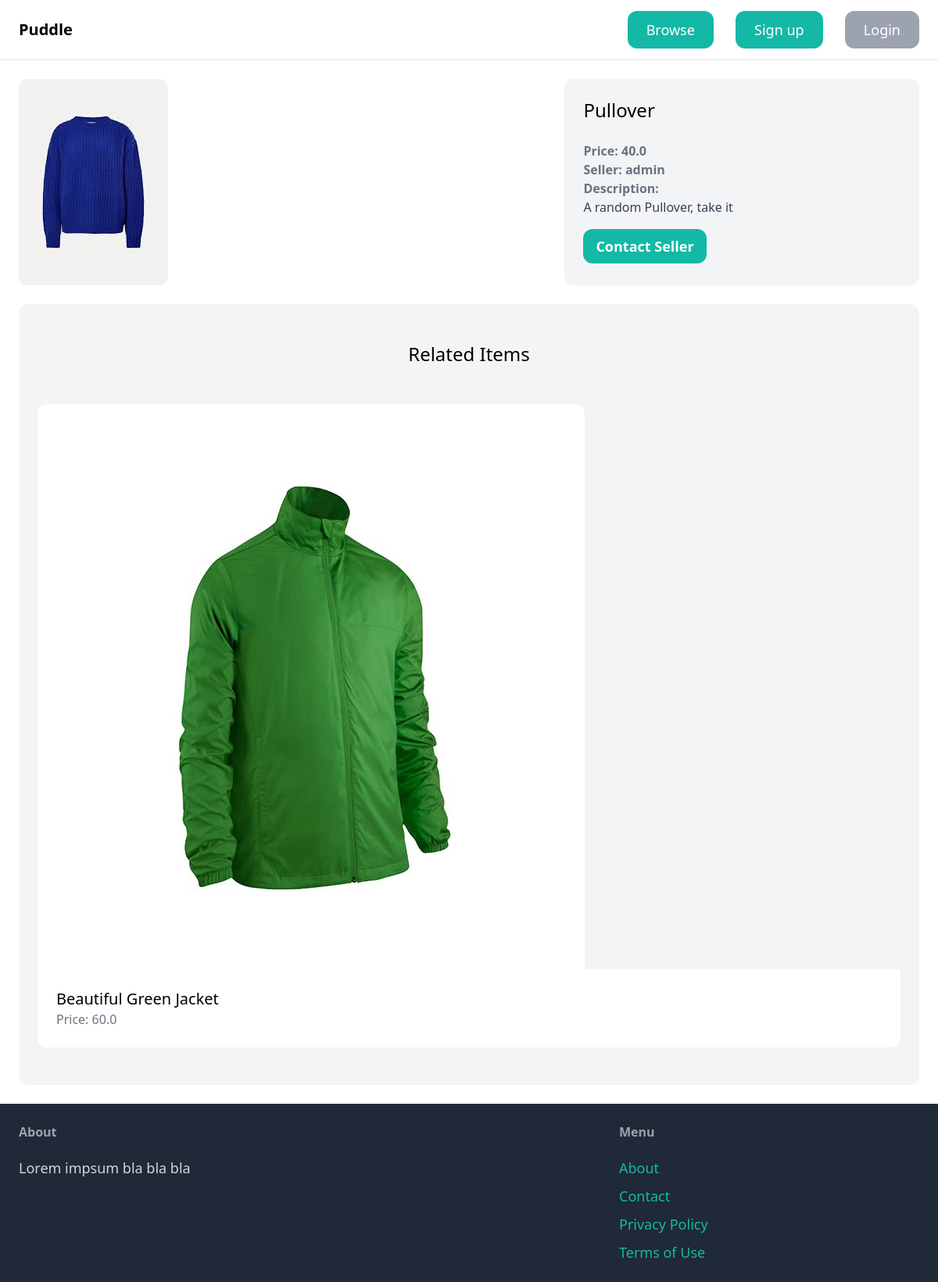
Screenshot of /items/2/ with the database file from the repository.
### item/models.py (models this page shows, shortened)
class Item(models.Model):
    category = models.ForeignKey(
        Category, related_name='items', on_delete=models.CASCADE)
    name = models.CharField(max_length=255)
    description = models.TextField(blank=True, null=True)
    price = models.FloatField()
    image = models.ImageField(upload_to='item_images/', blank=True, null=True)
    is_present = models.BooleanField(default=True)
    created_by = models.ForeignKey(
        User, related_name='items', on_delete=models.CASCADE)
    created_at = models.DateTimeField(auto_now_add=True)

### item/views.py (the view)
# urls.py: path('<int:pk>/', views.detail, name='detail'),
def detail(request, pk):
    item = get_object_or_404(Item, pk=pk)
    related_items = Item.objects.filter(
        category=item.category, is_present=True).exclude(pk=pk)[0:3]
    return render(request, 'item/detail.html', {
        'item': item,
        'related_items': related_items,
    })

### item/templates/item/detail.html (shortened to what this page needs)
{% extends 'core/base.html' %}
{% block content %}
<div class="grid grid-cols-5 gap-3">
    <div class="col-span-3">
        <img src="{{item.image.url}}" class="rounded-xl">
    </div>
    <div class="col-span-2 p-6 bg-gray-100 rounded-xl">
        <h1 class="mb-6 text-2xl">{{item.name}}</h1>
        <p class="text-gray-500"><strong>Price: {{item.price}}</strong></p>
        <p class="text-gray-500"><strong>Seller: {{item.created_by.username}}</strong></p>
        {% if item.description %}
        <p class="text-gray-700">
            <strong class="text-gray-500">Description: </strong><br>
            {{item.description}}
        </p>
        {% endif %}
        {% if request.user == item.created_by %}
            <div class="mt-6 p-6 bg-white rounded-xl">
                <p>This is your item</p>
                <a href="{% url 'item:edit' item.id %}" class="inline-block mt-6 px-6 py-3 text-lg font-semibold bg-blue-500 text-white rounded-xl">Edit</a>
                <a href="{% url 'item:delete' item.id %}" class="inline-block mt-6 px-6 py-3 text-lg font-semibold bg-red-500 text-white rounded-xl">Delete</a>
            </div>
        {% else %}
        <a href="{% url 'conversation:new' item.id %}" class="inline-block mt-4 px-4 py-2 text-lg font-semibold bg-teal-500 text-white rounded-xl hover:bg-teal-700">Contact Seller</a>
        {% endif %}
    </div>
</div>
<div class="mt-6 px-6 py-12 bg-gray-100 rounded-xl">
    <h2 class="mb-12 text-2xl text-center">Related Items</h2>
    <div class="grid grid-colors-3 gap-3">
        {% for item in related_items %}
        <div>
            <a href="{% url 'item:detail' item.id %}">
                <div>
                    <img src="{{ item.image.url }}" class="rounded-t-xl">
                </div>
                <div class="p-6 bg-white rounded-b-xl">
                    <h2 class="text-xl">{{item.name}}</h2>
                    <p class="text-gray-500">Price: {{item.price}}</p>
                </div>
            </a>
        </div>
        {% endfor %}
    </div>
</div>
{% endblock %}

### rows the page displays
Item: image (picture), name "Pullover", price "40.0", created_by.username "admin", description "A random Pullover, take it"
Item: image (picture), name "Beautiful Green Jacket", price "60.0"
